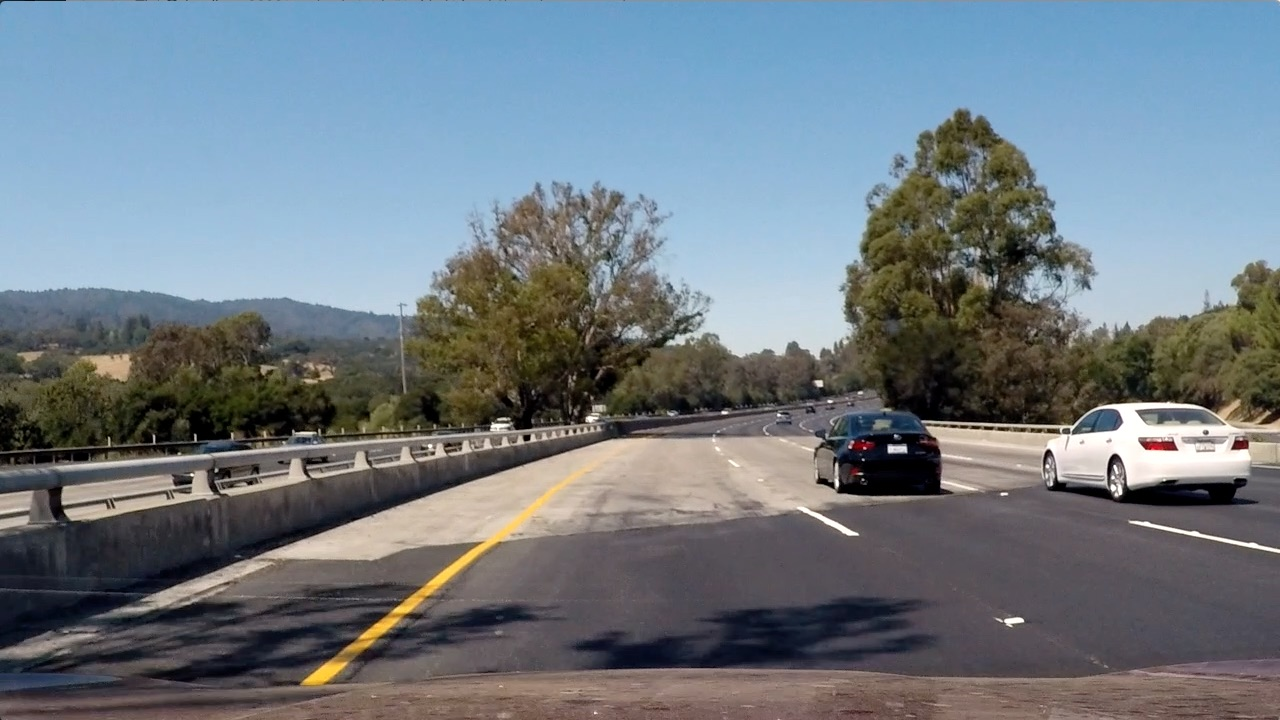
#> input picture p5_vehicle_detection/test_images/test4.jpg, 1280 x 720 px
$ jupyter execute --allow-errors Final_Project_5.ipynb   (shell and % lines are left out)   (older library calls are emulated)
#> lines starting #> are read from the running program, lines starting #| are printed output that depends on the picture
[cell 1]
import matplotlib.image as mpimg
import numpy as np
import cv2
import glob
from skimage.feature import hog
from sklearn.preprocessing import StandardScaler
import os
from sklearn.cross_validation import train_test_split
from sklearn.svm import LinearSVC
from time import time
import pickle
import time
from scipy.ndimage.measurements import label

[cell 2]
# Define a function to return HOG features and visualization
# [37 lines left out: functions get_hog_features, bin_spatial, color_hist, not called in this run]

# Define a function to extract features from a list of images
# Have this function call bin_spatial() and color_hist()
def extract_features(imgs, color_space='RGB', spatial_size=(32, 32),
                        hist_bins=32, orient=9,
                        pix_per_cell=8, cell_per_block=2, hog_channel=0,
                        spatial_feat=True, hist_feat=True, hog_feat=True):
    # Create a list to append feature vectors to
    features = []
    # Iterate through the list of images
    for file in imgs:
        file_features = []
        # Read in each one by one
        image = mpimg.imread(file)
        # apply color conversion if other than 'RGB'
        if color_space != 'RGB':
            if color_space == 'HSV':
                feature_image = cv2.cvtColor(image, cv2.COLOR_RGB2HSV)
            elif color_space == 'LUV':
                feature_image = cv2.cvtColor(image, cv2.COLOR_RGB2LUV)
            elif color_space == 'HLS':
                feature_image = cv2.cvtColor(image, cv2.COLOR_RGB2HLS)
            elif color_space == 'YUV':
                feature_image = cv2.cvtColor(image, cv2.COLOR_RGB2YUV)
            elif color_space == 'YCrCb':
                feature_image = cv2.cvtColor(image, cv2.COLOR_RGB2YCrCb)
        else: feature_image = np.copy(image)

        if spatial_feat == True:
            spatial_features = bin_spatial(feature_image, size=spatial_size)
            file_features.append(spatial_features)
        if hist_feat == True:
            # Apply color_hist()
            hist_features = color_hist(feature_image, nbins=hist_bins)
            file_features.append(hist_features)
        if hog_feat == True:
        # Call get_hog_features() with vis=False, feature_vec=True
            if hog_channel == 'ALL':
                hog_features = []
                for channel in range(feature_image.shape[2]):
                    hog_features.append(get_hog_features(feature_image[:,:,channel],
                                        orient, pix_per_cell, cell_per_block,
                                        vis=False, feature_vec=True))
                hog_features = np.ravel(hog_features)
            else:
                hog_features = get_hog_features(feature_image[:,:,hog_channel], orient,
                            pix_per_cell, cell_per_block, vis=False, feature_vec=True)
            # Append the new feature vector to the features list
            file_features.append(hog_features)
        features.append(np.concatenate(file_features))
    # Return list of feature vectors
    return features

# Define a function that takes an image,
# start and stop positions in both x and y,
# window size (x and y dimensions),
# and overlap fraction (for both x and y)
def slide_window(img, x_start_stop=[None, None], y_start_stop=[None, None],
                    xy_window=(64, 64), xy_overlap=(0.5, 0.5)):
    # If x and/or y start/stop positions not defined, set to image size
    if x_start_stop[0] == None:
        x_start_stop[0] = 0
    if x_start_stop[1] == None:
        x_start_stop[1] = img.shape[1]
    if y_start_stop[0] == None:
        y_start_stop[0] = 0
    if y_start_stop[1] == None:
        y_start_stop[1] = img.shape[0]
    # Compute the span of the region to be searched
    xspan = x_start_stop[1] - x_start_stop[0]
    yspan = y_start_stop[1] - y_start_stop[0]
    # Compute the number of pixels per step in x/y
    nx_pix_per_step = np.int(xy_window[0]*(1 - xy_overlap[0]))
    ny_pix_per_step = np.int(xy_window[1]*(1 - xy_overlap[1]))
    # Compute the number of windows in x/y
    nx_buffer = np.int(xy_window[0]*(xy_overlap[0]))
    ny_buffer = np.int(xy_window[1]*(xy_overlap[1]))
    nx_windows = np.int((xspan-nx_buffer)/nx_pix_per_step)
    ny_windows = np.int((yspan-ny_buffer)/ny_pix_per_step)
    # Initialize a list to append window positions to
    window_list = []
    # Loop through finding x and y window positions
    # Note: you could vectorize this step, but in practice
    # you'll be considering windows one by one with your
    # classifier, so looping makes sense
    for ys in range(ny_windows):
        for xs in range(nx_windows):
            # Calculate window position
            startx = xs*nx_pix_per_step + x_start_stop[0]
            endx = startx + xy_window[0]
            starty = ys*ny_pix_per_step + y_start_stop[0]
            endy = starty + xy_window[1]

            # Append window position to list
            window_list.append(((startx, starty), (endx, endy)))
    # Return the list of windows
    return window_list

# Define a function to draw bounding boxes
# [9 lines left out: function draw_boxes, not called in this run]

[cell 3]
# Define a function to extract features from a single image window
# This function is very similar to extract_features()
# just for a single image rather than list of images
# [77 lines left out: functions single_img_features, search_windows, not called in this run]

[cell 4]
import matplotlib.image as mpimg
import matplotlib.pyplot as plt
import numpy as np
import cv2
import glob
import time
from sklearn.svm import LinearSVC
from sklearn.preprocessing import StandardScaler
from skimage.feature import hog


# NOTE: the next import is only valid for scikit-learn version <= 0.17
# for scikit-learn >= 0.18 use:
# from sklearn.model_selection import train_test_split
from sklearn.cross_validation import train_test_split

# Define a function to extract features from a single image window
# This function is very similar to extract_features()
# just for a single image rather than list of images
# [77 lines left out: functions single_img_features, search_windows, not called in this run]

[cell 5]
SPATIAL = 32
HISTBIN = 32
ORIENT=9
HIST_RANGE=(0, 256)
SPATIAL_SIZE=(32, 32)
PIX_PER_CELL=8
CELL_PER_BLOCK=2
COLOR_SPACE='YCrCb'
HOG_CHANNEL='ALL'
TEST_TRAIN_SPLIT = 0.2
VISUALIZATION = False
FEATURE_VEC = True
BASE_DIR = '/Users/raman/work/car_nd/self_driving_nano/p5_vehicle_detection'
DATA_DIR = '/Users/raman/work/car_nd/self_driving_nano/p5_vehicle_detection/training_data'
CARS_DIR = os.path.join(DATA_DIR, 'vehicles')
NOT_CARS_DIR = os.path.join(DATA_DIR, 'non-vehicles')
PATTERN = "*.png"

[cell 6]
color_space = 'YCrCb' # Can be RGB, HSV, LUV, HLS, YUV, YCrCb
orient = 9  # HOG orientations
pix_per_cell = 8 # HOG pixels per cell
cell_per_block = 2 # HOG cells per block
hog_channel = "ALL" # Can be 0, 1, 2, or "ALL"
spatial_size = (16, 16) # Spatial binning dimensions
hist_bins = 16    # Number of histogram bins
spatial_feat = True # Spatial features on or off
hist_feat = True # Histogram features on or off
hog_feat = True # HOG features on or off
y_start_stop = [400, 656] # Min and max in y to search in slide_window()

## Training

[cell 7]
# Read in cars and notcars

cars = glob.glob(os.path.join(CARS_DIR + '/**/' + PATTERN), recursive=True)
not_cars = glob.glob(os.path.join(NOT_CARS_DIR + '/**/' + PATTERN), recursive=True)

print("# of cars {}".format(len(cars)))
print("# of non cars {}".format(len(not_cars)))

# Reduce the sample size because
# The quiz evaluator times out after 13s of CPU time

### TODO: Tweak these parameters and see how the results change.


car_features = extract_features(cars, color_space=color_space,
                        spatial_size=spatial_size, hist_bins=hist_bins,
                        orient=orient, pix_per_cell=pix_per_cell,
                        cell_per_block=cell_per_block,
                        hog_channel=hog_channel, spatial_feat=spatial_feat,
                        hist_feat=hist_feat, hog_feat=hog_feat)
notcar_features = extract_features(not_cars, color_space=color_space,
                        spatial_size=spatial_size, hist_bins=hist_bins,
                        orient=orient, pix_per_cell=pix_per_cell,
                        cell_per_block=cell_per_block,
                        hog_channel=hog_channel, spatial_feat=spatial_feat,
                        hist_feat=hist_feat, hog_feat=hog_feat)

#> (the rest of this cell did not finish here and is left out)

[cell 8]
n_predict = 10
#> (the rest of this cell did not finish here and is left out)

[cell 9]
base_dir = '/Users/raman/work/car_nd/self_driving_nano/p5_vehicle_detection/training_data'
image_file = os.path.join(base_dir, 'vehicles/GTI_Far/image0974.png')
#> (the rest of this cell did not finish here and is left out)

[cell 10]
obj = {}
#> (the rest of this cell did not finish here and is left out)

### Use the model to predict

[cell 11]
class PlotUtils:


    # [39 lines left out: functions plot_quad, plot_triplet, plot_pair, plot_single, not called in this run]

[cell 12]
n_predict = 10
#> (the rest of this cell did not finish here and is left out)

#> (a cell that did not finish here is left out)

[cell 14]
image = mpimg.imread('test_images/test4.jpg')
#> image is the input picture: shape (720, 1280, 3); mean R, G, B 112.2, 122.7, 130.9
draw_image = np.copy(image)

# Uncomment the following line if you extracted training
# data from .png images (scaled 0 to 1 by mpimg) and the
# image you are searching is a .jpg (scaled 0 to 255)
image = image.astype(np.float32)/255

windows = slide_window(image, x_start_stop=[0, 1280], y_start_stop=y_start_stop,
                    xy_window=(96, 96), xy_overlap=(0.5, 0.5))
#> windows = 100 items
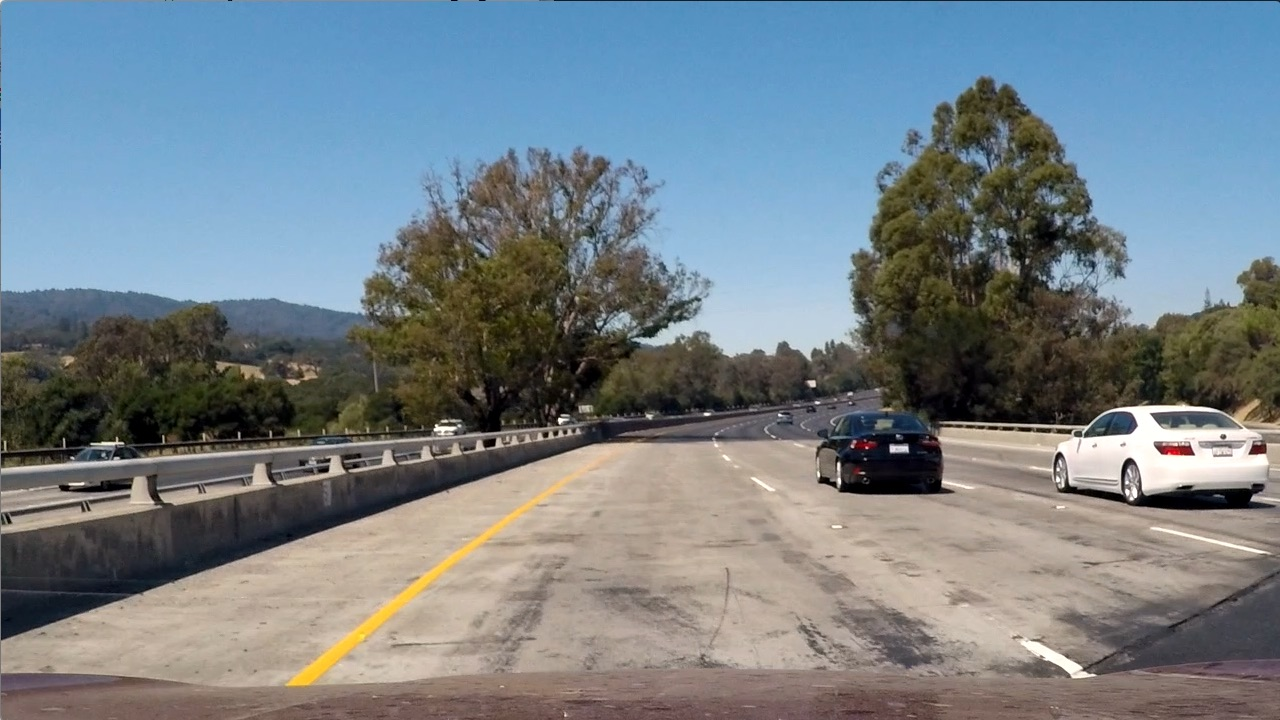
#> input picture p5_vehicle_detection/test_images/test1.jpg, 1280 x 720 px
#> further down, image is the input picture: shape (720, 1280, 3); mean R, G, B 117.5, 128.7, 135.5

#> (the rest of this cell did not finish here and is left out)

[cell 15]
# [55 lines left out: functions add_heat, apply_threshold, draw_labeled_bboxes, draw_windows_bboxes, filter_false_positives, not called in this run]

[cell 16]
def process_image(image, get_windowed_image = True):
    # Uncomment the following line if you extracted training
    # data from .png images (scaled 0 to 1 by mpimg) and the
    # image you are searching is a .jpg (scaled 0 to 255)
#> called with get_windowed_image = True
    size = 96
    working_copy = image.astype(np.float32)/255
    draw_image = np.copy(image)
    specs = [(96, [400, 656], (0.75, 0.75)), (64, [400, 500], (0.75, 0.75))]
    car_windows = []
    bboxes = []
    for index in range(len(specs)):
        spec = specs[index]
        size = spec[0]
        y_start_stop = spec[1]
        overlap = spec[2]
        windows = slide_window(working_copy, x_start_stop=[0, 1280], y_start_stop=y_start_stop,
                                xy_window=(size, size), xy_overlap=overlap)

        hot_windows = search_windows(working_copy, windows, svc, X_scaler, color_space=color_space,
                                    spatial_size=spatial_size, hist_bins=hist_bins,
                                    orient=orient, pix_per_cell=pix_per_cell,
                                    cell_per_block=cell_per_block,
                                    hog_channel=hog_channel, spatial_feat=spatial_feat,
                                    hist_feat=hist_feat, hog_feat=hog_feat)
        car_windows.extend(hot_windows)
#> after the loop, car_windows = []

    labels, heatmap = filter_false_positives(draw_image, car_windows)
    window_img = None
    if get_windowed_image:
        window_img = draw_boxes(draw_image, car_windows, color=(0, 0, 255), thick=6)
    return window_img, labels, heatmap

def process(image):
    window_img, labels, heatmap = process_image(image, get_windowed_image = False)
    filtered = draw_labeled_bboxes(image, labels)
    result = filtered.astype(np.float32)*255
    return result

[cell 17]
test_images = glob.glob(os.path.join(BASE_DIR, 'test_images', '*.jpg'))
#> (the rest of this cell did not finish here and is left out)

[cell 18]
test_image = '/Users/raman/work/car_nd/self_driving_nano/p5_vehicle_detection/test_images/test3.jpg'
img = mpimg.imread(test_image)
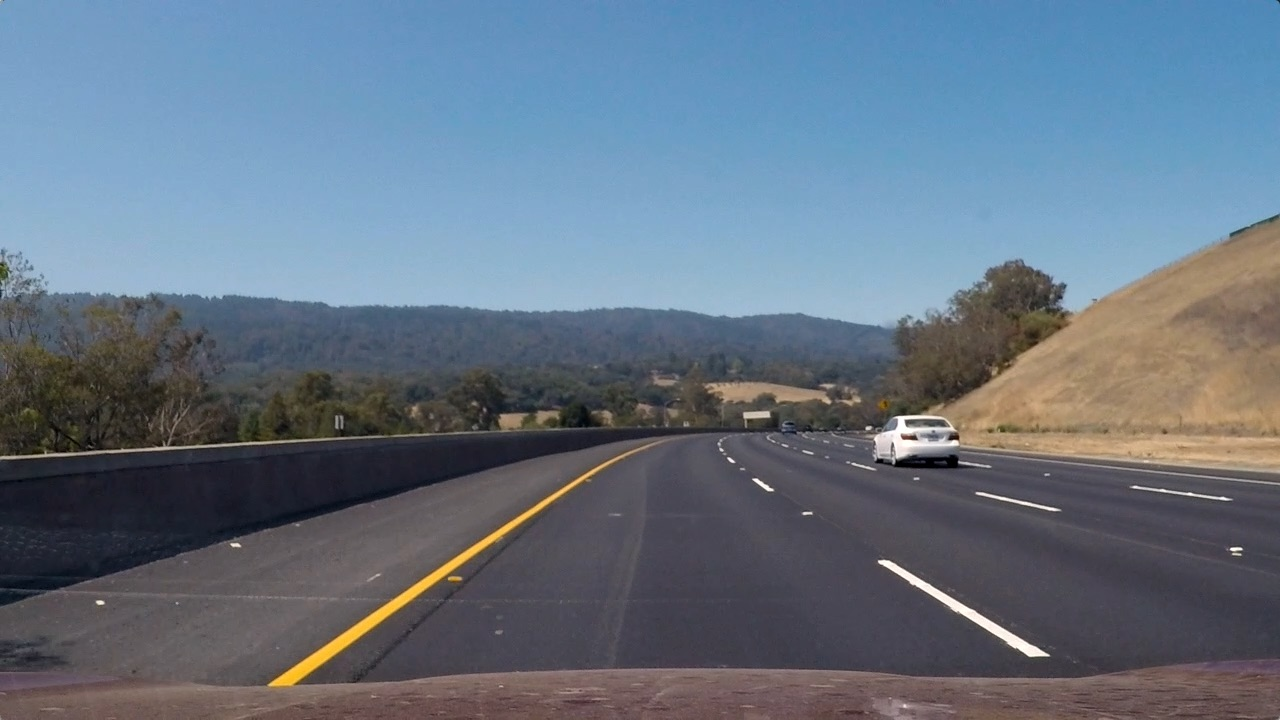
#> input picture p5_vehicle_detection/test_images/test3.jpg, 1280 x 720 px, found by its file name
#> img is the input picture: shape (720, 1280, 3); mean R, G, B 101.1, 115.3, 130.7
#> (the rest of this cell did not finish here and is left out)

plt.imshow(proc)
plt.show()
plt.close()
